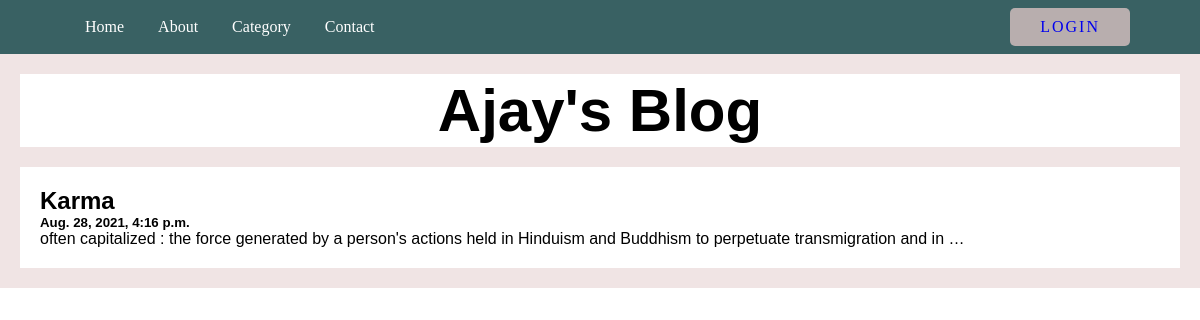
The page / on the database its author committed.
### posts/models.py (models this page shows, shortened)
class Post(models.Model):
    title = models.CharField(max_length=100)
    body = models.CharField(max_length=1000000)
    created_at = models.DateTimeField(default=datetime.now, blank=True)

### posts/views.py (the view)
# urls.py: path('', include('posts.urls'))
def posts(request):
    allposts = Post.objects.all()
    return render(request, 'home.html', {'pts': allposts})

### templates/home.html (shortened to what this page needs)
{% extends 'base.html' %}
{% block body %}
<div class="post-border-outline">
<div class="posts-header">
  <h2>Ajay's Blog</h2>
</div>
<div class="posts-row">
  <div class="posts-leftcolumn">
    {% for post in pts reversed %}
    <div class="posts-card">
      <a style="text-decoration: none; color: black;" href="{% url 'post' post.id %}">
        <h2>{{post.title}}</h2>
        <h5>{{post.created_at}}</h5>
        <p>{{post.body|truncatewords:20}}</p>
      </a>
    </div>
    {% endfor %}
  </div>
</div>
</div>
{% endblock body %}

### templates/base.html (shortened to what this page needs)
<!DOCTYPE html>
<html lang="en">
<head>
    {% load static %}
    <link href="{% static 'css/base.css' %}" rel="stylesheet">
    <link href="{% static 'css/post.css' %}" rel="stylesheet">
</head>
<body>
    <header>
    <nav>
      <ul class="nav-area">
        <li><a href="/">Home</a></li>
        <li><a href="#">About</a></li>
        <li><a href="#">Category</a></li>
        <li><a href="#">Contact</a></li>
      </ul>
    </nav>
    <a class="button-area" href="#">Login</a>
  </header>
    {% block body %}{% endblock body %}
</body>
</html>

### static/css/base.css (style rules this page uses)
* { box-sizing: border-box; margin: 0; padding: 0; }
a { text-decoration: none; }
header { background-color: rgb(57, 97, 99); display: flex; justify-content: space-between ; align-items: center; padding: 8px 70px; }
.nav-area { list-style: none; }
.nav-area li { display: inline-block; padding: 0 15px; }
.nav-area li a { color: white; }
.button-area { letter-spacing: 2px; text-transform: uppercase; padding: 10px 30px; border-radius: 5px; background: rgb(184, 174, 174); }

### static/css/post.css (style rules this page uses)
.post-border-outline { font-family: Arial; padding: 20px; background: #f0e4e4; }
.posts-header { padding: 2px; font-size: 40px; text-align: center; background: white; }
.posts-leftcolumn { float: left; width: 100%; }
.posts-card { background-color: white; padding: 20px; margin-top: 20px; }
.posts-row:after { content: ""; display: table; clear: both; }

### rows shown on the page
Post: title "Karma", created_at "Aug. 28, 2021, 4:16 p.m.", body "often capitalized : the force generated by a person's actions held in Hinduism and Buddhism to perpetuate transmigration and in …"
